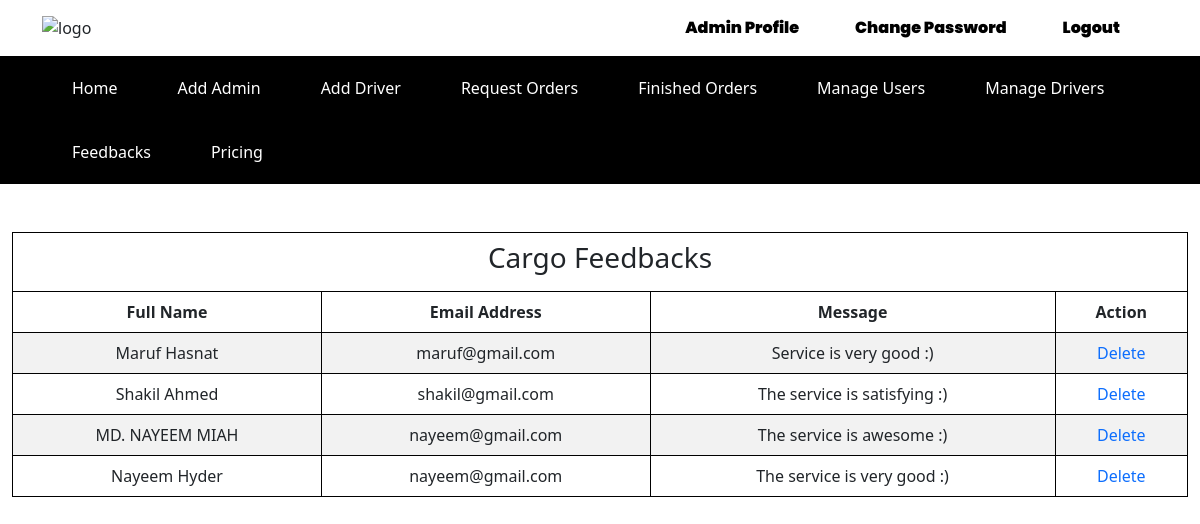
/admin/feedbacks.php (signed in), run on the app's committed database.
### tables this page shows
CREATE TABLE `feedback` (
  `id` int(11) NOT NULL,
  `name` varchar(50) NOT NULL,
  `email` varchar(100) NOT NULL,
  `message` varchar(50) NOT NULL
);

### admin/feedbacks.php (the view, shortened to what this page needs)
<?php
    require_once 'header.php';
?>
<div class="basic-price-table">
    <div class="container-fluid">
        <div class="row">
            <div class="col-md-12">
                <table class="table table-bordered table-striped table-hover mt-5 mb-5">
                    <thead>
                        <tr>
                            <td colspan="9">
                                <h3>Cargo Feedbacks</h3>
                            </td>
                        </tr>
                        <tr>
                            <th scope="col">Full Name</th>
                            <th scope="col">Email Address</th>
                            <th scope="col">Message</th>
                            <th scope="col">Action</th>
                        </tr>
                    </thead>
                    <tbody>
                        <?php
                                $result = mysqli_query($connect, "SELECT * FROM `feedback`");
                                while($row = mysqli_fetch_assoc($result)){
                                ?>
                        <tr>
                            <td><?= $row['name'] ?></td>
                            <td><?= $row['email'] ?></td>
                            <td><?= $row['message'] ?></td>
                            <td><a style="text-decoration: none;"
                                    href="delete.php?feedback-delete=<?= base64_encode($row['id']) ?>"
                                    onclick="return confirm('Are You Sure To Delete?')">Delete</a></td>
                        </tr>
                        <?php
                                } ?>
                    </tbody>
                </table>
            </div>
        </div>
    </div>
</div>
</body>
</html>

### css/style.css (style rules this page uses)
table tr, table th, table td { border: 1px solid #000; text-align: center; border-collapse: collapse; }

### data on the page
feedback: name "Maruf Hasnat", email "maruf@gmail.com", message "Service is very good :)"
feedback: name "Shakil Ahmed", email "shakil@gmail.com", message "The service is satisfying :)"
feedback: name "MD. NAYEEM MIAH", email "nayeem@gmail.com", message "The service is awesome :)"
feedback: name "Nayeem Hyder", email "nayeem@gmail.com", message "The service is very good :)"
